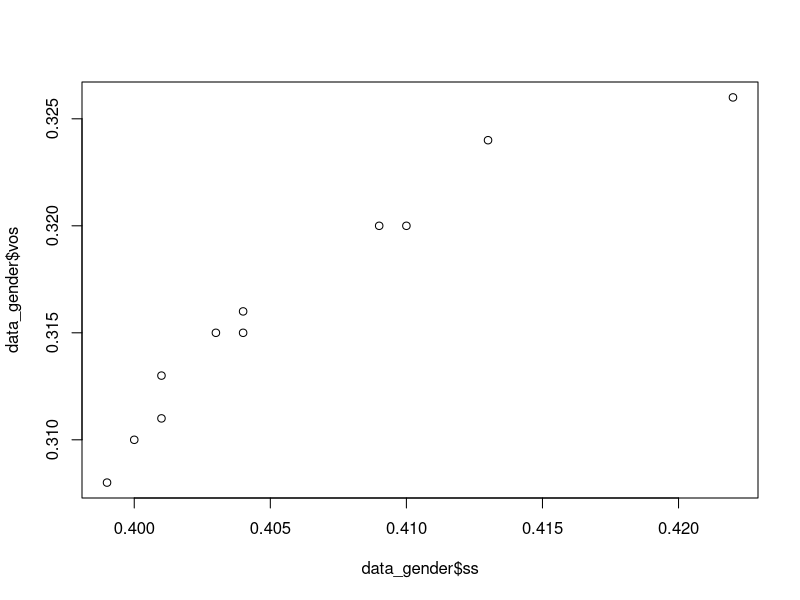
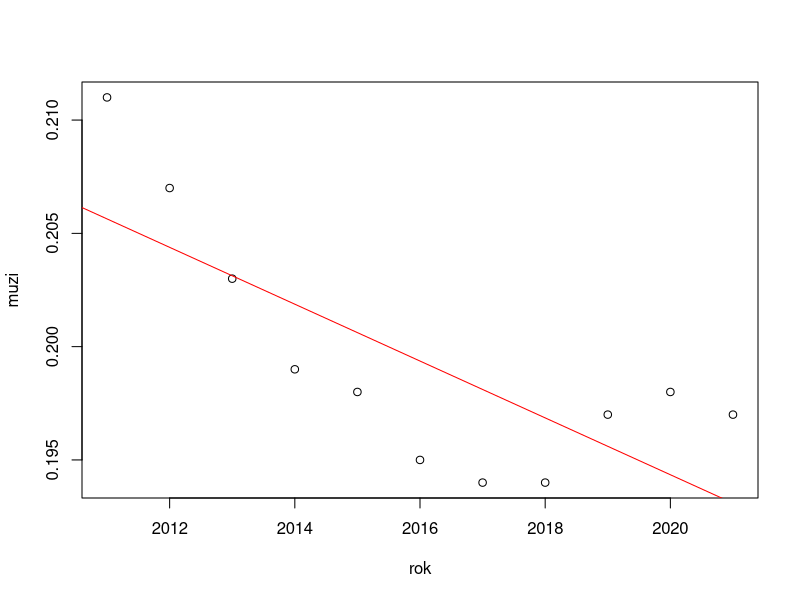

R code for these plots, in order:
## ---- chunk 1
h0_ratio = 0.5
data_gender = read.csv("gender.csv")
ratios = with(data_gender, ss / (vos + ss))
t.test(ratios, mu=h0_ratio)
## ---- chunk 2
differences = with(data_gender, ss - vos)
shapiro.test(differences)
## ---- chunk 3
qqplot(data_gender$ss, data_gender$vos)
## ---- chunk 4
men_data = read.csv("men.csv")
linear = lm(muzi ~ rok, men_data)
summary(linear)
plot(muzi ~ rok, men_data)
abline(reg=linear, col="red")
